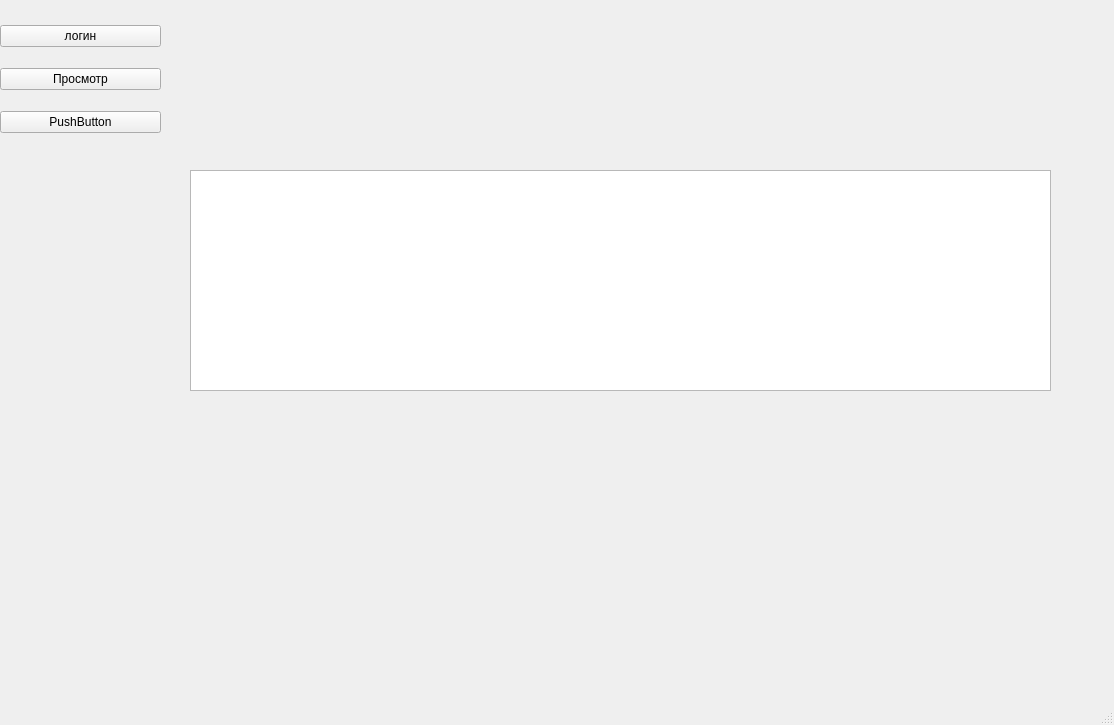
<?xml version="1.0" encoding="UTF-8"?>
<ui version="4.0">
 <class>MainWindow</class>
 <widget class="QMainWindow" name="MainWindow">
  <property name="geometry">
   <rect>
    <x>0</x>
    <y>0</y>
    <width>1114</width>
    <height>725</height>
   </rect>
  </property>
  <property name="windowTitle">
   <string>MainWindow</string>
  </property>
  <widget class="QWidget" name="centralwidget">
   <widget class="QStackedWidget" name="stackedWidget">
    <property name="geometry">
     <rect>
      <x>180</x>
      <y>20</y>
      <width>891</width>
      <height>641</height>
     </rect>
    </property>
    <property name="currentIndex">
     <number>0</number>
    </property>
    <widget class="QWidget" name="page">
     <widget class="QTableWidget" name="tableWidget">
      <property name="geometry">
       <rect>
        <x>10</x>
        <y>150</y>
        <width>861</width>
        <height>221</height>
       </rect>
      </property>
     </widget>
    </widget>
    <widget class="QWidget" name="page_2"/>
   </widget>
   <widget class="QWidget" name="layoutWidget">
    <property name="geometry">
     <rect>
      <x>0</x>
      <y>10</y>
      <width>161</width>
      <height>141</height>
     </rect>
    </property>
    <layout class="QVBoxLayout" name="verticalLayout">
     <item>
      <widget class="QPushButton" name="login_btn">
       <property name="text">
        <string>логин</string>
       </property>
      </widget>
     </item>
     <item>
      <widget class="QPushButton" name="show_work">
       <property name="text">
        <string>Просмотр</string>
       </property>
      </widget>
     </item>
     <item>
      <widget class="QPushButton" name="pushButton_3">
       <property name="text">
        <string>PushButton</string>
       </property>
      </widget>
     </item>
    </layout>
   </widget>
  </widget>
  <widget class="QMenuBar" name="menubar">
   <property name="geometry">
    <rect>
     <x>0</x>
     <y>0</y>
     <width>1114</width>
     <height>20</height>
    </rect>
   </property>
  </widget>
  <widget class="QStatusBar" name="statusbar"/>
 </widget>
 <resources/>
 <connections/>
</ui>
